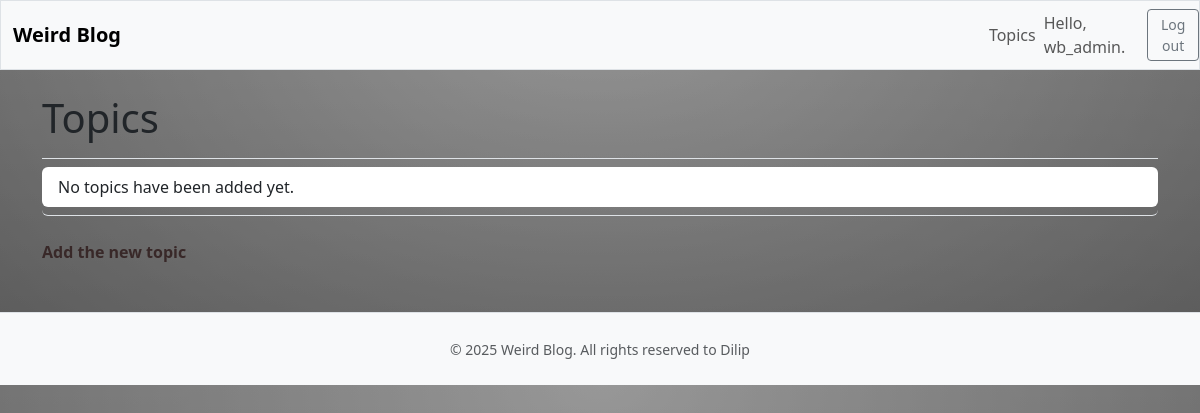
Before: /topics/ (signed in) with the older database file.
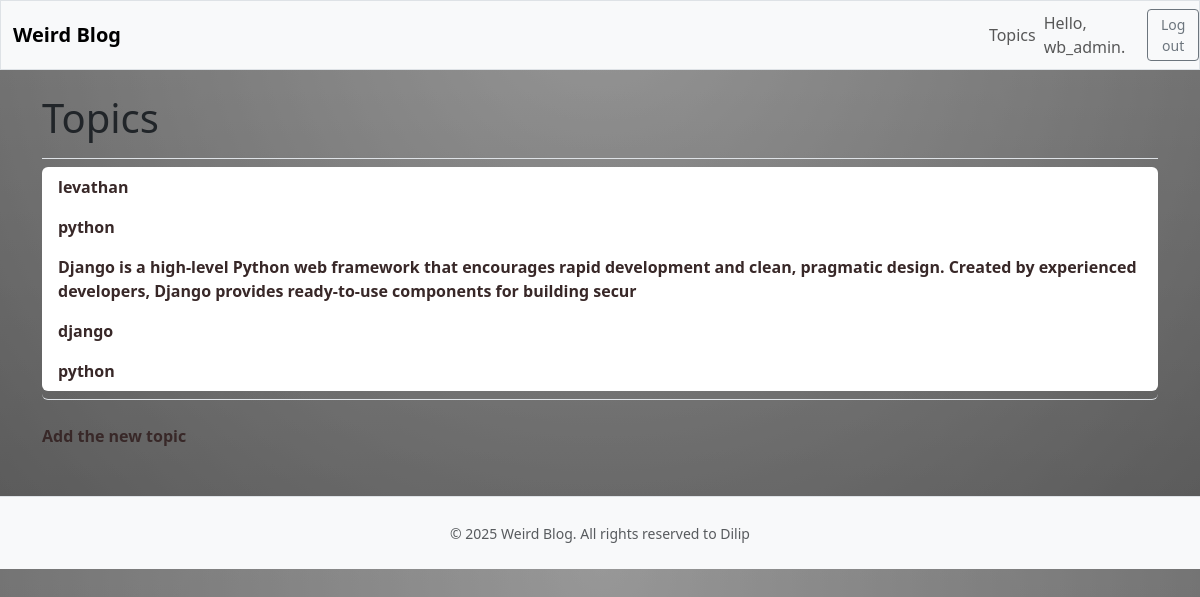
After: the same page with the newer database file.
### weird_blog/models.py (models this page shows, shortened)
class Topic(models.Model):
    text = models.CharField(max_length = 200)
    date_added = models.DateTimeField(auto_now_add = True)
    owner = models.ForeignKey(User, on_delete= models.CASCADE)

### weird_blog/views.py (the view)
# urls.py: path('topics/', views.topics, name='topics'),
@login_required
def topics(request):
    topics = Topic.objects.filter(owner=request.user).order_by('date_added')
    context = {'topics' : topics}
    return render(request, 'weird_blog/topics.html', context)

### weird_blog/templates/weird_blog/topics.html
{% extends 'weird_blog/base.html' %}
{% load django_bootstrap5 %}
{% block page_header %}
<h1>Topics</h1>
{% endblock page_header %}
{% block content %}
<ul class="list-group border-bottom pb-2 mb-4">
    {% for topic in topics %}
    <li class="list-group-item border-0">
        <a href="{% url 'weird_blog:topic' topic.id %}" class="text-decoration-none">{{ topic.text}}</a>
    </li>
    {% empty %}
    <li class="list-group-item border-0">No topics have been added yet.</li>
    {% endfor %}
</ul>
<a href="{%url 'weird_blog:new_topic' %}" class="text-decoration-none">Add the new topic</a>
{% endblock content %}

### weird_blog/templates/weird_blog/base.html (shortened to what this page needs)
<!DOCTYPE html>
<html lang="en">
<head>
    {% load static %}
    {% load django_bootstrap5 %}
    {% bootstrap_css %}
</head>
<body>
    <nav class="navbar navbar-expand-md navbar-light bg-light mb-4 border">
        <div class="container-fluid">
            <a href="{%url 'weird_blog:index' %}" class="navbar-brand text-decoration-none">Weird Blog </a>
        </div>
        <div class="collapse navbar-collapse" id="navbarCollapse">
            <ul class="navbar-nav ms-auto mb-8 mb-md-50">
                <li class="nav-item">
                    <a href="{% url 'weird_blog:topics' %}" class="nav-link">Topics</a>
                </li>
            </ul>
            <ul class="navbar-nav ms-auto mb-2 mb-md-0">
                {% if user.is_authenticated %}
                <li class="nav-item">
                    <span class="navbar-text me-2">Hello, {{user.username }}.</span>
                </li>
                {% endif %}
            </ul>
            {% if user.is_authenticated %}
            <form action="{% url 'accounts:logout' %}" method="post">
                <button name="submit" class="btn btn-outline-secondary btn-sm">Log out</button>
            </form>
            {% endif %}
        </div>
    </nav>
    <main class="container">
        <div class="pb-2 mb-2 border-bottom">
            {% block page_header %} {% endblock page_header %}
        </div>
        <div>
            {% block content %} {% endblock content %}
        </div>
    </main>
    <footer class="text-center text-muted py-4 mt-5 border-top bg-light">
        <div>
            <small>© {% now "Y" %} Weird Blog. All rights reserved to Dilip</small>
        </div>
    </footer>
</body>
</html>

### weird_blog/templates/weird_blog/base.html (style rules this page uses)
body { background: linear-gradient(to bottom, rgba(255, 255, 255, 0.15) 0%, rgba(0, 0, 0, 0.15) 100%), radial-gradient(at top center, rgba(255, 255, 255, 0.40) 0%, rgba(0, 0, 0, 0.40) 120%) #989898; background-blend-mode: multiply, multiply; }
a { color: #382828; text-decoration: none; font-weight: bold; }

Changed rows visible on the page:
added Topic: text "levathan"
added Topic: text "python"
added Topic: text "Django is a high-level Python web framework that encourages rapid development and clean, pragmatic design. Created by experienced developers, Django provides ready-to-use components for building secur"
added Topic: text "django"
added Topic: text "python"
Other visible differences:
text no longer shown: "No topics have been added yet."
